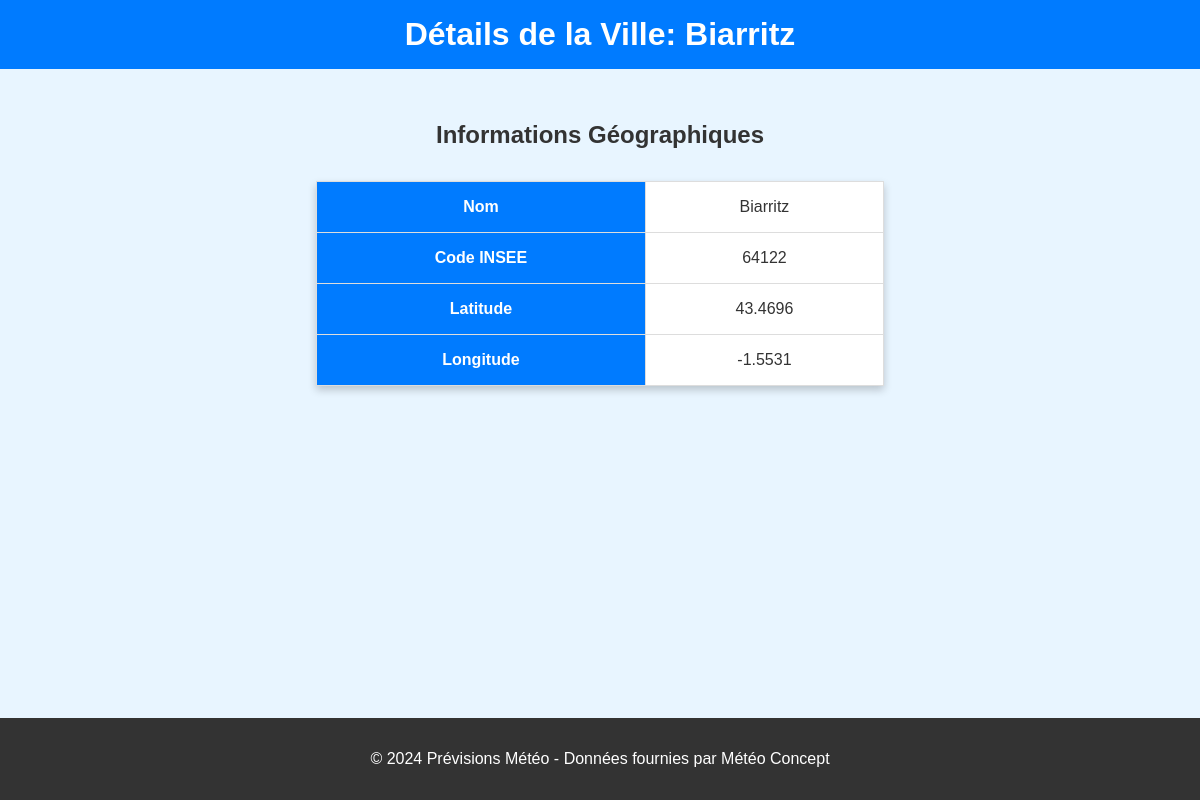
Page /ville/Biarritz on the committed database.
### tables this page shows
CREATE TABLE villes (
    id INTEGER PRIMARY KEY AUTOINCREMENT,
    name TEXT,
    insee TEXT,
    latitude REAL,
    longitude REAL
);

### app.py (the view)
@app.route("/ville/<ville>", methods=["GET"])
def ville_details(ville):
    details = get_ville_details(ville)  # Récupérer les détails de la ville
    return render_template("ville_details.html", details=details)

### app.py (called while the page is built)
def get_ville_details(ville):
    conn = sqlite3.connect("meteo.db")
    cursor = conn.cursor()
    query = "SELECT name, insee, latitude, longitude FROM villes WHERE name = ?"
    cursor.execute(query, (ville,))
    data = cursor.fetchone()
    conn.close()
    return data

### templates/ville_details.html (shortened to what this page needs)
<!DOCTYPE html>
<html lang="fr">
<head>
</head>
<body>
    <header>
        <h1>Détails de la Ville: {{ details[0] }}</h1>
    </header>
    <main>
        <h2 style="text-align: center;">Informations Géographiques</h2>
        <table>
            <tr>
                <th>Nom</th>
                <td>{{ details[0] }}</td>
            </tr>
            <tr>
                <th>Code INSEE</th>
                <td>{{ details[1] }}</td>
            </tr>
            <tr>
                <th>Latitude</th>
                <td>{{ details[2] }}</td>
            </tr>
            <tr>
                <th>Longitude</th>
                <td>{{ details[3] }}</td>
            </tr>
        </table>
    </main>
    <footer>
        <p>© 2024 Prévisions Météo - Données fournies par Météo Concept</p>
    </footer>
</body>
</html>

### templates/ville_details.html (style rules this page uses)
body { font-family: Arial, sans-serif; margin: 0; padding: 0; background-color: #e8f5ff; color: #333; }
header { background-color: #007BFF; color: white; text-align: center; padding: 1rem 0; }
h1 { margin: 0; font-size: 2rem; }
main { padding: 2rem; }
table { width: 50%; margin: 2rem auto; border-collapse: collapse; box-shadow: 0px 4px 8px rgba(0, 0, 0, 0.2); background-color: #fff; }
th, td { padding: 1rem; text-align: center; border: 1px solid #ddd; }
th { background-color: #007BFF; color: white; }
footer { background-color: #333; color: white; text-align: center; padding: 1rem 0; position: fixed; bottom: 0; width: 100%; }

### rows in the picture
villes: name "Biarritz", insee "64122", latitude "43.4696", longitude "-1.5531"
